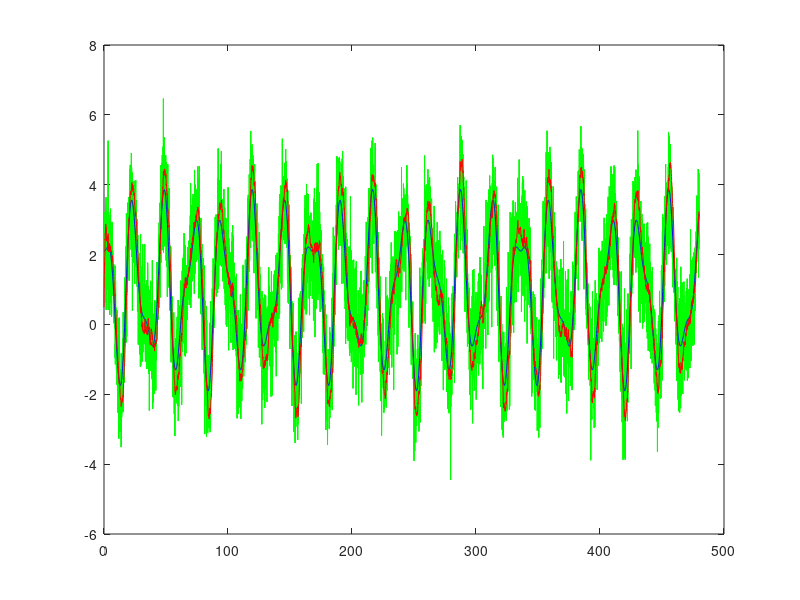

MATLAB code to generate this figure:
%% KALMAN FILTER. Tracking 1D movement.
%
% x''(t) = f(t) is the DE for the exact movement. x(t) is what we are 
% measuring and f(t) is what drives its state change.
%
% f(t) will be modeled as a white noise sequence with mean 0 and
% variance sigma^2, where sigma^2 is choosen to reflect the physical
% properties of the object being tracked.
%
% OBS NOTE: sigma is set to a value below. And this value is the only thing
% that you will tamper with. You will have a trade off:
%
%   A lower value will generate a smooth curve, but will also 
%   generate lag and a damping effect.
%
%   A higher value will be more responsive but will not filter noise
%   as well.
%
% Play around with sigma using the simulated data (which you can
% also tamper with of course) to find a suiteable value.
%

%% Simulate exact data and add noise
%
% Note that we now add normally distributed numbers to simulate noise.
% The parameter "d" will determine the amplitude of the noise.
%
clear all

d = 0.9;

interval_duration = 24*20;   % hours

number_of_steps = interval_duration*60/5;    % 5 minute resolution

h = interval_duration/number_of_steps;    % time discretization step length

x_simulate_function = @(k) (2*cos(pi*k/12)-0.9*cos(pi*k/7)+1);

K = 0:h:(interval_duration-h);    % simulation interval

x_simulated = x_simulate_function(K)';

measure_points = x_simulated + d * randn(1, length(x_simulated))';   % add noise

plot(K, measure_points, 'g')
hold on
plot(K, x_simulated, 'r')
%% Initiate system parameters
%
% OBS: The only parameters that you should change are sigma and
% maybe the initial state x_0. x_0 however will not affect convergence,
% and can therefore be set arbitraty.
%
% The system models a one dimensional movement in discrete time with
% step length h (e.g. temperature over time). The system is derived in the
% Mathematical Systems Theory course notes Example 2.3.1
%

sigma = 7;

x_0 = [0;0];
A = [1 h;0 1];
B = [h^2/2, h]*sigma;
C = [1 0];
D = sqrt(d);
Q = C'*C;
R = 1;
P_0 = eye(2);

%% Discrete Time Riccati Equation

DTRE_1 = @(P_k) A*P_k*(A') + B*Q*(B');

DTRE_2 = @(P_k) A*P_k*(C')*(inv(C*P_k*(C') + D*R*(D')))*C*P_k*(A');

DTRE = @(P_k) DTRE_1(P_k) - DTRE_2(P_k);

%% Kalman Gain

kalman_gain = @(P_k) P_k*C'*(inv(C*P_k*C' + D*R*D'));

%% Recursive formula for state approximation

state_update = @(K_k, x_k, y_k) (A - A*K_k*C)*x_k + A*K_k*y_k;

P_k = P_0;
x_k = x_0;
state = zeros(2, length(measure_points));   % allocate memory for state data
for i = 1:length(measure_points)
    P_k = DTRE(P_k);
    K_k = kalman_gain(P_k);
    x_k = state_update(K_k, x_k, measure_points(i));
    state(:,i) = x_k;
end

%% Plot
% exact in blue, noisy data in green and estimate in red.
%

plot(K, measure_points, 'g')
hold on
plot(K, x_simulated, 'b')
plot(K, state(1,:), 'r')
